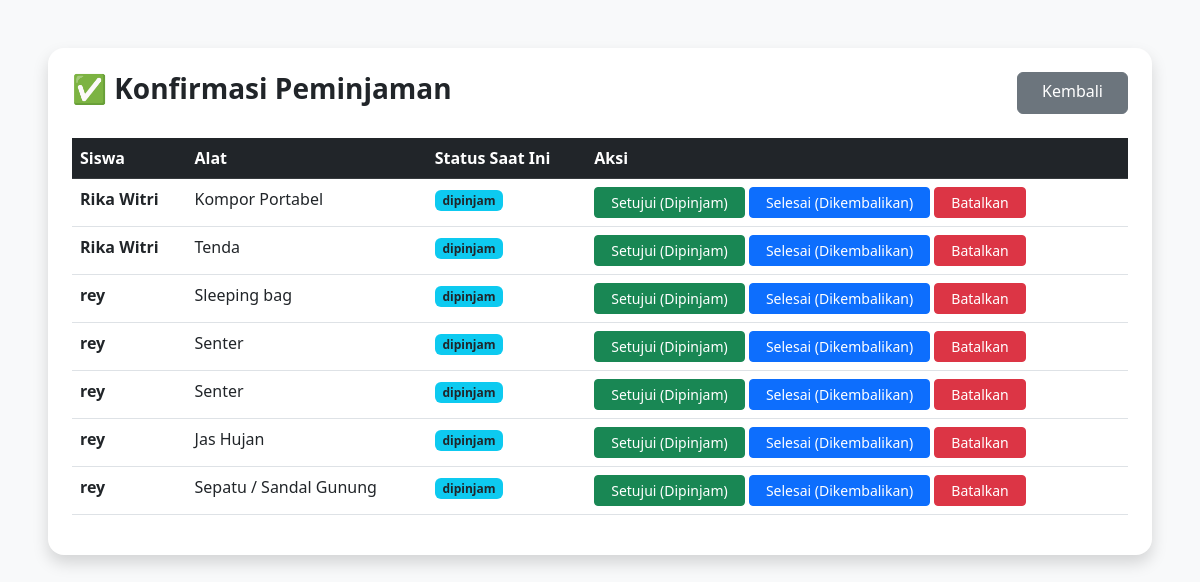
/peminjaman_alat_camping_rika/konfirmasi_peminjaman.php (signed in), run on the app's committed database.
### tables this page shows
CREATE TABLE `tabel_peminjaman` (
  `id_peminjaman` int NOT NULL,
  `id_alat` int NOT NULL,
  `id_user` int NOT NULL,
  `tanggal_pinjam` date NOT NULL,
  `tanggal_kembali` date NOT NULL,
  `total_harga` decimal(10,0) NOT NULL,
  `status` enum('dipinjam','dikembalikan','dibatalkan') NOT NULL,
  `jumlah` int NOT NULL
);

CREATE TABLE `tabel_user` (
  `id_user` int NOT NULL,
  `nama` varchar(100) NOT NULL,
  `email` varchar(100) NOT NULL,
  `no_hp` varchar(15) DEFAULT NULL,
  `alamat` text,
  `role` enum('admin','petugas','peminjam') NOT NULL DEFAULT 'peminjam',
  `password` varchar(255) NOT NULL
);

CREATE TABLE `tabel_alat` (
  `id_alat` int NOT NULL,
  `nama_alat` varchar(100) NOT NULL,
  `kategori` varchar(50) NOT NULL,
  `harga_sewa_perhari` decimal(12,2) NOT NULL,
  `stok` int NOT NULL,
  `kondisi` varchar(50) NOT NULL
);

### peminjaman_alat_camping_rika/konfirmasi_peminjaman.php (the view, shortened to what this page needs)
<?php
include 'koneksi.php';
?>
<!DOCTYPE html>
<html>
<head>
    <link href="https://cdn.jsdelivr.net/npm/bootstrap@5.3.0/dist/css/bootstrap.min.css" rel="stylesheet">
</head>
<body class="bg-light p-5">
    <div class="container card shadow p-4 border-0 rounded-4">
        <div class="d-flex justify-content-between mb-4">
            <h3 class="fw-bold text-dark">✅ Konfirmasi Peminjaman</h3>
            <a href="dashboard_admin.php" class="btn btn-secondary px-4">Kembali</a>
        </div>
        <table class="table table-hover">
            <thead class="table-dark">
                <tr>
                    <th>Siswa</th>
                    <th>Alat</th>
                    <th>Status Saat Ini</th>
                    <th>Aksi</th>
                </tr>
            </thead>
            <tbody>
                <?php
                $sql = "SELECT p.*, u.nama, a.nama_alat
                        FROM tabel_peminjaman p
                        JOIN tabel_user u ON p.id_user = u.id_user
                        JOIN tabel_alat a ON p.id_alat = a.id_alat
                        WHERE p.status != 'dikembalikan'";
                $query = mysqli_query($conn, $sql);
                while($row = mysqli_fetch_array($query)) {
                ?>
                <tr>
                    <td><strong><?= $row['nama']; ?></strong></td>
                    <td><?= $row['nama_alat']; ?></td>
                    <td>
                        <span class="badge bg-info text-dark"><?= $row['status']; ?></span>
                    </td>
                    <td>
                        <a href="?id=<?= $row['id_peminjaman']; ?>&st=dipinjam" class="btn btn-success btn-sm px-3">Setujui (Dipinjam)</a>
                        <a href="?id=<?= $row['id_peminjaman']; ?>&st=dikembalikan" class="btn btn-primary btn-sm px-3">Selesai (Dikembalikan)</a>
                        <a href="?id=<?= $row['id_peminjaman']; ?>&st=dibatalkan" class="btn btn-danger btn-sm px-3">Batalkan</a>
                    </td>
                </tr>
                <?php } ?>
            </tbody>
        </table>
    </div>
</body>
</html>

### data on the page
tabel_peminjaman: tabel_user.nama "Rika Witri", id_alat.nama_alat "Kompor Portabel", status "dipinjam"
tabel_peminjaman: tabel_user.nama "Rika Witri", id_alat.nama_alat "Tenda", status "dipinjam"
tabel_peminjaman: tabel_user.nama "rey", id_alat.nama_alat "Sleeping bag", status "dipinjam"
tabel_peminjaman: tabel_user.nama "rey", id_alat.nama_alat "Senter", status "dipinjam"
tabel_peminjaman: tabel_user.nama "rey", id_alat.nama_alat "Senter", status "dipinjam"
tabel_peminjaman: tabel_user.nama "rey", id_alat.nama_alat "Jas Hujan", status "dipinjam"
tabel_peminjaman: tabel_user.nama "rey", id_alat.nama_alat "Sepatu / Sandal Gunung", status "dipinjam"
